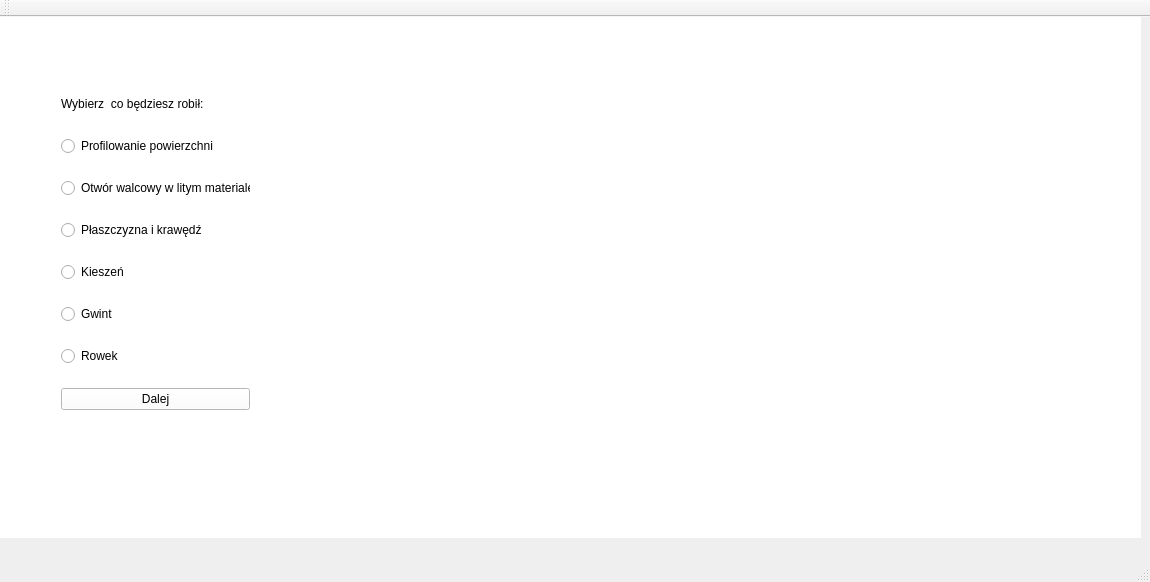
<?xml version="1.0" encoding="UTF-8"?>
<ui version="4.0">
 <class>MainWindow</class>
 <widget class="QMainWindow" name="MainWindow">
  <property name="geometry">
   <rect>
    <x>0</x>
    <y>0</y>
    <width>1150</width>
    <height>582</height>
   </rect>
  </property>
  <property name="windowTitle">
   <string>MainWindow</string>
  </property>
  <widget class="QWidget" name="centralWidget">
   <widget class="QStackedWidget" name="stackedWidget">
    <property name="geometry">
     <rect>
      <x>0</x>
      <y>0</y>
      <width>1141</width>
      <height>521</height>
     </rect>
    </property>
    <property name="styleSheet">
     <string notr="true">background: white</string>
    </property>
    <property name="currentIndex">
     <number>0</number>
    </property>
    <widget class="QWidget" name="page">
     <widget class="QWidget" name="verticalLayoutWidget_2">
      <property name="geometry">
       <rect>
        <x>50</x>
        <y>50</y>
        <width>211</width>
        <height>371</height>
       </rect>
      </property>
      <layout class="QVBoxLayout" name="verticalLayout_5">
       <item>
        <widget class="QLabel" name="label_task">
         <property name="maximumSize">
          <size>
           <width>16777215</width>
           <height>20</height>
          </size>
         </property>
         <property name="text">
          <string>Wybierz  co będziesz robił:</string>
         </property>
        </widget>
       </item>
       <item>
        <widget class="QRadioButton" name="radioButton_profPow">
         <property name="text">
          <string>Profilowanie powierzchni</string>
         </property>
        </widget>
       </item>
       <item>
        <widget class="QRadioButton" name="radioButton_otwor">
         <property name="text">
          <string>Otwór walcowy w litym materiale</string>
         </property>
        </widget>
       </item>
       <item>
        <widget class="QRadioButton" name="radioButton_plaszKraw">
         <property name="text">
          <string>Płaszczyzna i krawędź</string>
         </property>
        </widget>
       </item>
       <item>
        <widget class="QRadioButton" name="radioButton_kieszen">
         <property name="text">
          <string>Kieszeń</string>
         </property>
        </widget>
       </item>
       <item>
        <widget class="QRadioButton" name="radioButton_gwint">
         <property name="text">
          <string>Gwint</string>
         </property>
        </widget>
       </item>
       <item>
        <widget class="QRadioButton" name="radioButton_rowek">
         <property name="text">
          <string>Rowek</string>
         </property>
        </widget>
       </item>
       <item>
        <widget class="QPushButton" name="pushButton_5">
         <property name="maximumSize">
          <size>
           <width>16777215</width>
           <height>16777215</height>
          </size>
         </property>
         <property name="text">
          <string>Dalej</string>
         </property>
        </widget>
       </item>
      </layout>
     </widget>
     <widget class="QLabel" name="label_mainImage">
      <property name="geometry">
       <rect>
        <x>310</x>
        <y>30</y>
        <width>791</width>
        <height>461</height>
       </rect>
      </property>
      <property name="text">
       <string/>
      </property>
     </widget>
    </widget>
    <widget class="QWidget" name="page_1"/>
   </widget>
  </widget>
  <widget class="QMenuBar" name="menuBar">
   <property name="geometry">
    <rect>
     <x>0</x>
     <y>0</y>
     <width>1150</width>
     <height>21</height>
    </rect>
   </property>
  </widget>
  <widget class="QToolBar" name="mainToolBar">
   <attribute name="toolBarArea">
    <enum>TopToolBarArea</enum>
   </attribute>
   <attribute name="toolBarBreak">
    <bool>false</bool>
   </attribute>
  </widget>
  <widget class="QStatusBar" name="statusBar"/>
 </widget>
 <layoutdefault spacing="6" margin="11"/>
 <resources/>
 <connections/>
</ui>
